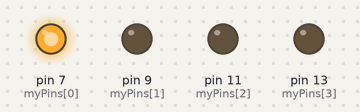
Recording of a sketch running on a simulated Arduino Uno, built with avr-gcc and run on an emulated ATmega328P. Parts: output pins drawn as LEDs (lit = HIGH).

Above: at 0.1 s.
At 4.6 s:
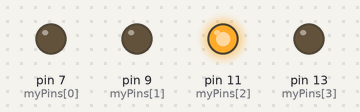
At 10.6 s:
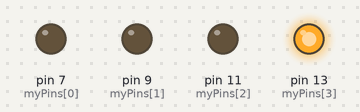
At 16.6 s:
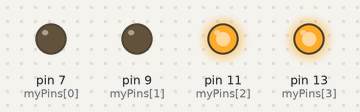
At 22.1 s:
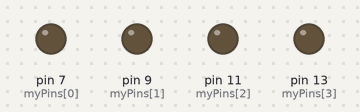
At 38.1 s:
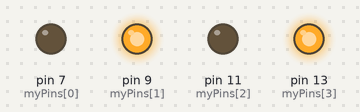
Timing chart, 0 to 40.0 s (numbered marks = the images above):
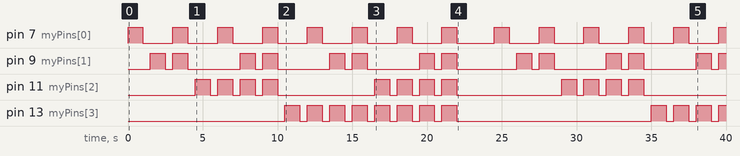

Measured:
- by itself, pin 7 (myPins[0]): goes 7 × (HIGH 1.0 s, LOW 2.0 s), HIGH 1.0 s, LOW 2.5 s, 5 × (HIGH 1.0 s, LOW 2.0 s), then HIGH
- by itself, pin 9 (myPins[1]): moves between LOW and HIGH, repeating every 18.5 s
- by itself, pin 11 (myPins[2]): repeats every 12.0 s: 3 × (LOW 0.50 s, HIGH 1.0 s), LOW 6.5 s, HIGH 1.0 s
- by itself, pin 13 (myPins[3]): goes 7 × (HIGH 1.0 s, LOW 0.50 s), HIGH 1.0 s, LOW 13.0 s, 3 × (HIGH 1.0 s, LOW 0.50 s), then HIGH

The sketch:

4-bit-binary-counter.ino
```cpp
int myPins[4] = {7,9,11,13};

void setup() {
  // put your setup code here, to run once:
  for(int i=0; i<sizeof(myPins)/2; i++){
    pinMode(myPins[i], OUTPUT);
  }
}

void blink1(int pin){
  digitalWrite(pin,HIGH);
  delay(1000);
  digitalWrite(pin,LOW);
  delay(500);
}

void blink2(int pin1, int pin2){
  digitalWrite(pin1,HIGH);
  digitalWrite(pin2,HIGH);
  delay(1000);
  digitalWrite(pin1,LOW);
  digitalWrite(pin2,LOW);
  delay(500);
}

void blink3(int pin1, int pin2, int pin3){
  digitalWrite(pin1,HIGH);
  digitalWrite(pin2,HIGH);
  digitalWrite(pin3,HIGH);
  delay(1000);
  digitalWrite(pin1,LOW);
  digitalWrite(pin2,LOW);
  digitalWrite(pin3,LOW);
  delay(500);
}

void blink4(int pin1, int pin2, int pin3, int pin4){
  digitalWrite(pin1,HIGH);
  digitalWrite(pin2,HIGH);
  digitalWrite(pin3,HIGH);
  digitalWrite(pin4,HIGH);
  delay(1000);
  digitalWrite(pin1,LOW);
  digitalWrite(pin2,LOW);
  digitalWrite(pin3,LOW);
  digitalWrite(pin4,LOW);
  delay(500);
}

void loop() {
  // put your main code here, to run repeatedly:
  blink1(myPins[0]);
  blink1(myPins[1]);
  blink2(myPins[1], myPins[0]);
  blink1(myPins[2]);
  blink2(myPins[2],myPins[0]);
  blink2(myPins[2],myPins[1]);
  blink3(myPins[2],myPins[1],myPins[0]);
  blink1(myPins[3]);
  blink2(myPins[3],myPins[0]);
  blink2(myPins[3],myPins[1]);
  blink3(myPins[3],myPins[1],myPins[0]);
  blink2(myPins[3],myPins[2]);
  blink3(myPins[3],myPins[2],myPins[0]);
  blink3(myPins[3],myPins[2],myPins[1]);
  blink4(myPins[3],myPins[2],myPins[1],myPins[0]);
  delay(2000);
}
```
